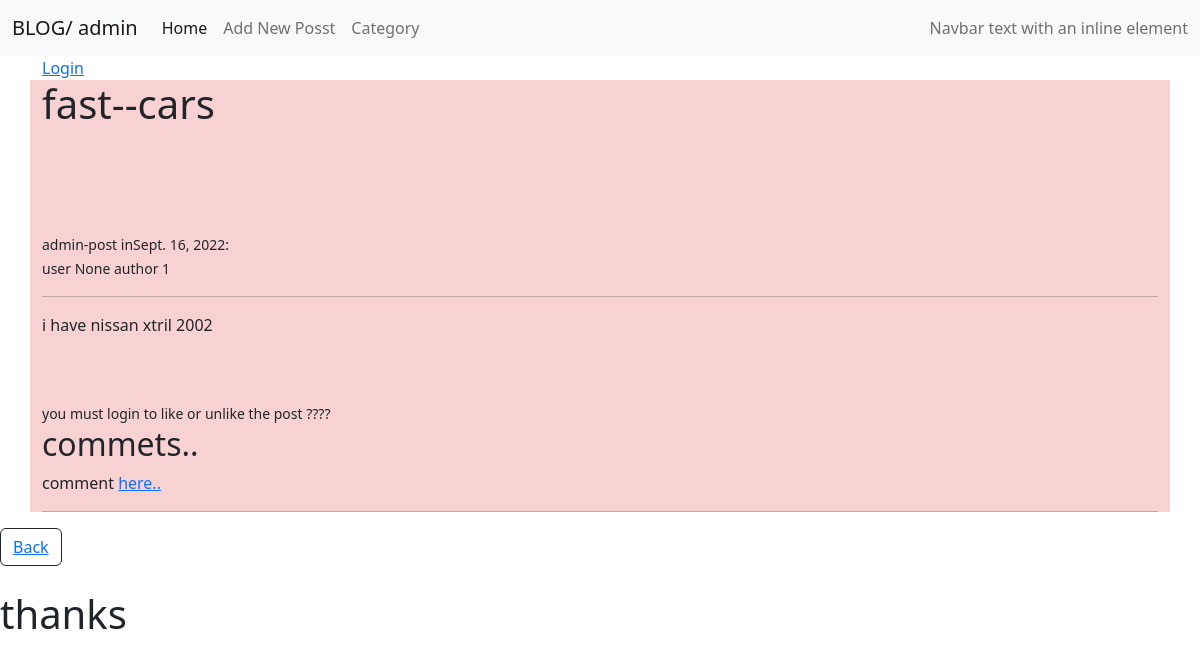
The page /deteil/1/ on the database its author committed.
### theblog/models.py (models this page shows, shortened)
class Post (models.Model):
    title = models.CharField(max_length=255)
    header_image = models.ImageField(null=True,blank=True, upload_to="images/")
    title_tag = models.CharField(max_length=255, default='The Top')
    author = models.ForeignKey(User, on_delete=models.CASCADE)
    body = RichTextField(blank=True,null=True)
    post_date = models.DateField(auto_now_add=True)
    category = models.ForeignKey(Category, max_length=25,on_delete=models.CASCADE)
    likes = models.ManyToManyField(User, related_name='blog_posts')
    def total_likes(self):
        return self.likes.count()

class Category(models.Model):
    name = models.CharField(max_length=255)
    def __str__(self):
        return self.name

### theblog/views.py (the view)
# urls.py: path('deteil/<int:pk>/',views.Detail.as_view(),name='deteil'),
class Detail(DetailView):
    model = Post
    template_name = 'theblog/deteil.html'
    def get_context_data(self,*args, **kwargs):
        cat_menu = Category.objects.all()
        context = super(Detail,self).get_context_data()
        stuff = get_object_or_404(Post,id=self.kwargs['pk'])
        total_likes = stuff.total_likes()
        liked = False
        if stuff.likes.filter(id=self.request.user.id).exists():
            liked =True
        context['cat_menu'] = cat_menu
        context['total_likes']= total_likes
        context['liked']= liked
        return context

### theblog/templates/theblog/deteil.html (shortened to what this page needs)
{% extends "theblog/home.html" %}
{% block content %}
<div style="background-color: rgb(248, 210, 210);" class="container">
    <h1><span>{{post.title}}--{{post.category}}</span></h1><br>
    <br>
    <br>
    <br>
    <small>{{post.author}}-post in{{post.post_date}}:<br>
        user {{user.id}}
        author {{post.author.id}}
    </small>
    <hr>
    <span>{{post.body|safe}}</span>
    <br>
    <br>
    {% if user.is_authenticated %}
    <form action="{% url 'like_post' post.pk %}" method="POST">
        {% csrf_token %}
        {% if liked %}
        <button type="submit" name="post_id" class="btn btn-danger btn-sm" value="{{post.id}}" >UnLike</button>
        {% else %}
        <button type="submit" name="post_id" class="btn btn-primary btn-sm" value="{{post.id}}" >Like</button>
        {%endif%}
        - {{total_likes}} Likes
    </form>
    {% else %}
    <small> you must login to like or unlike the post ????</small>
    {%endif%}
    <br>
    <div>
        <h2>commets..</h2>
        {% if not post.comments.all %}
        comment <a href="{% url 'comment' post.pk %}">here..</a><br>
        <hr>
        {%endif%}
    </div>
</div>
<button type="button" class="btn btn-outline-dark"><a href="{% url 'home' %}">Back</a></button>
<br><br>
<h1>thanks</h1>
{% endblock content %}

### theblog/templates/theblog/home.html (shortened to what this page needs)
<!DOCTYPE html>
{% load static %}
<html lang="en">
<head>
    <link rel="stylesheet" href="{% static 'css/bootstrap.css' %}">
</head>
<body>
    <nav class="navbar navbar-expand-lg bg-light">
        <div class="container-fluid">
          <a class="navbar-brand" href="{% url 'home' %}">BLOG/ {{post.author}}</a>
          <div class="collapse navbar-collapse" id="navbarText">
            <ul class="navbar-nav me-auto mb-2 mb-lg-0">
              <li class="nav-item">
                <a class="nav-link active" aria-current="page" href="{% url 'home' %}">Home</a>
              </li>
              <li class="nav-item">
                <a class="nav-link" href="{% url 'add_post' %}">Add New Posst</a>
              </li>
              <li class="nav-item">
                <a class="nav-link" href="#">Category</a>
              </li>
            </ul>
            <span class="navbar-text">
              Navbar text with an inline element
            </span>
          </div>
        </div>
      </nav>
    <section>
        <div class="container">
          <div>
            {% if user.is_authenticated %}
            <a href="#">Wellcome--{{user.username}}</a>
            <a href="{% url 'logout' %}">Logout</a>
            <a href="{% url 'edit_profile' %}">Edit Profile</a>
            {% else %}
            <a href="{% url 'login' %}">Login</a>
            {% endif %}
     </section>
    {% block content %}{% endblock content %}
</body>
</html>

### rows shown on the page
Post: author "admin", title "fast", category "cars", post_date "Sept. 16, 2022", author.id "1", body "i have nissan xtril 2002"

### other values the page prints
{{ user.id }} "None"
